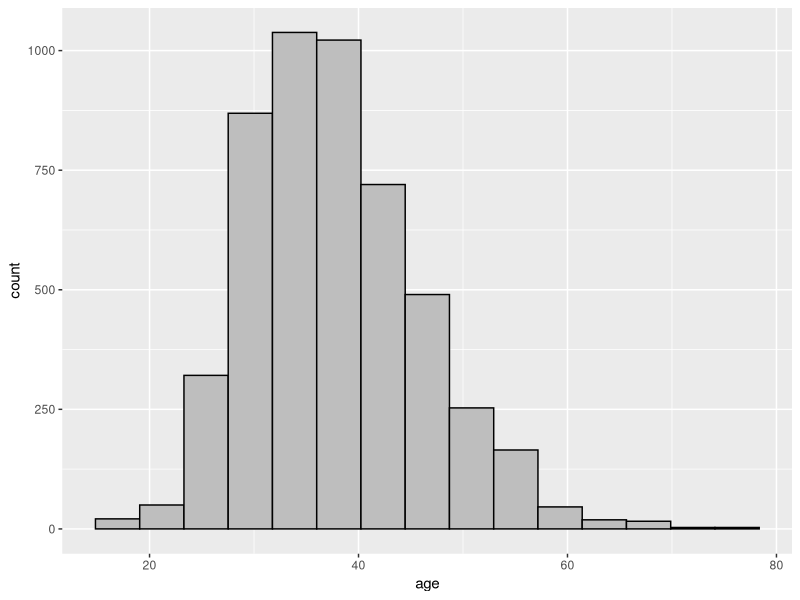
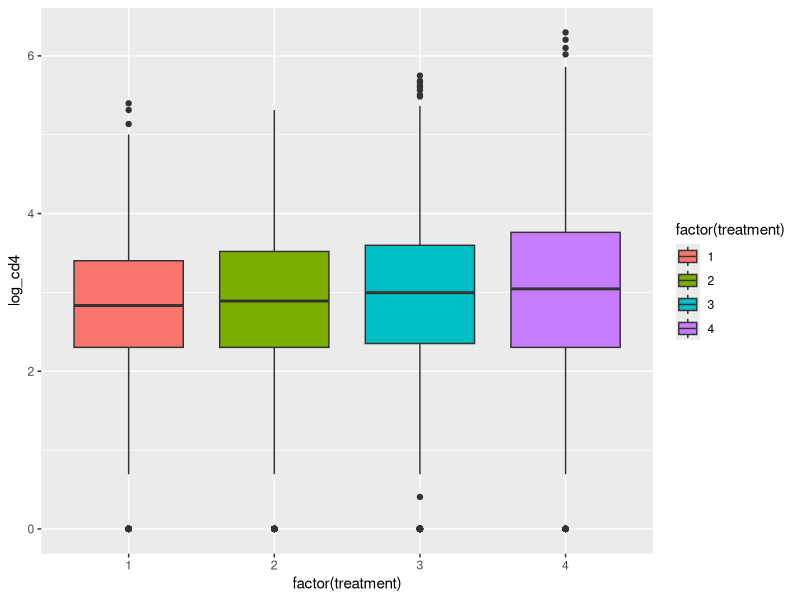
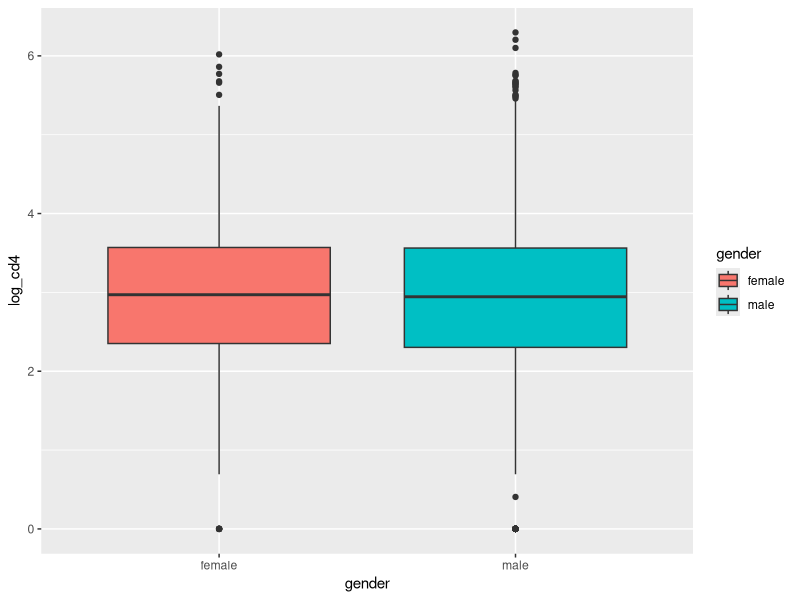
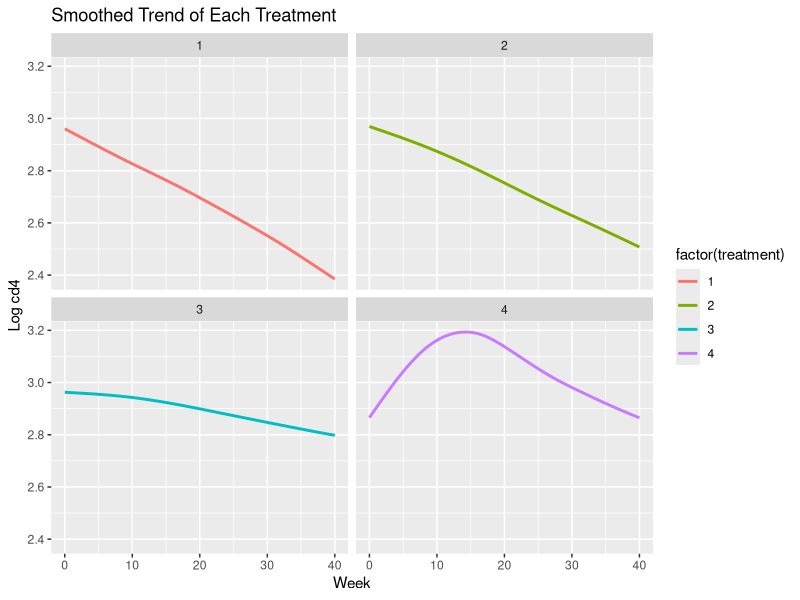
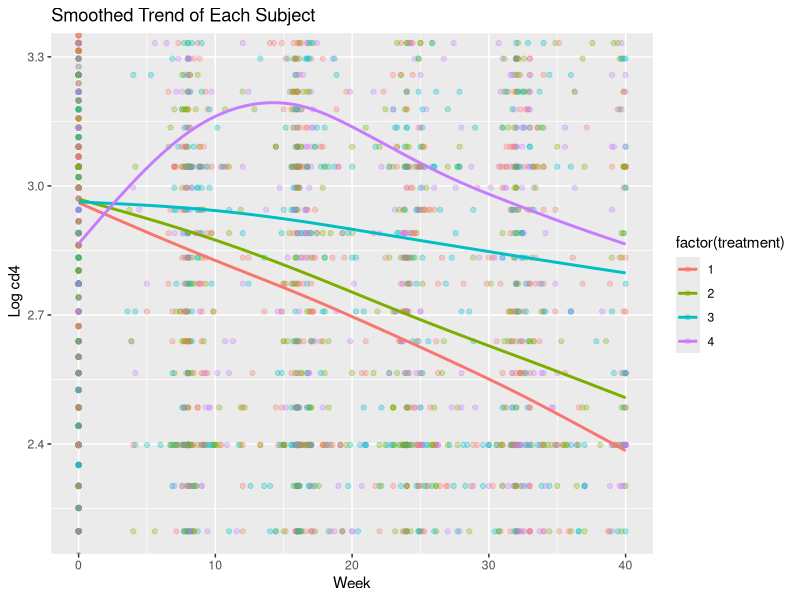
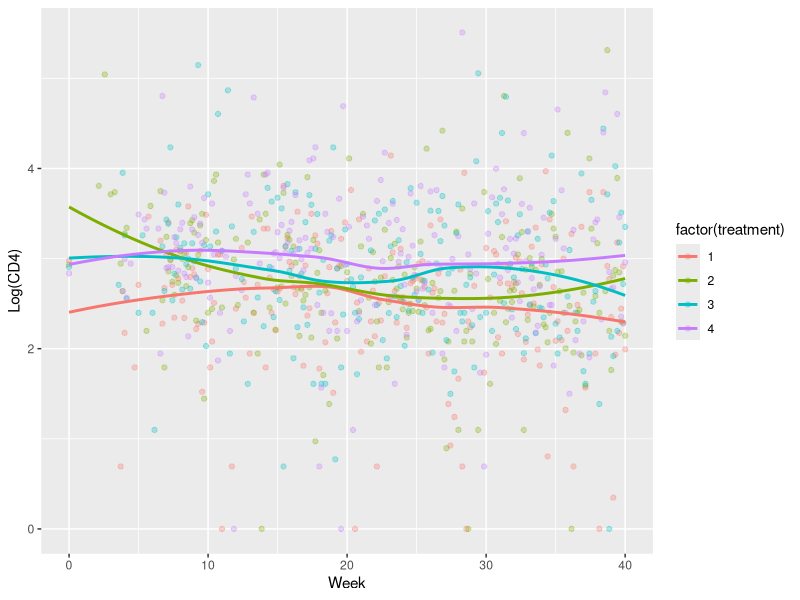
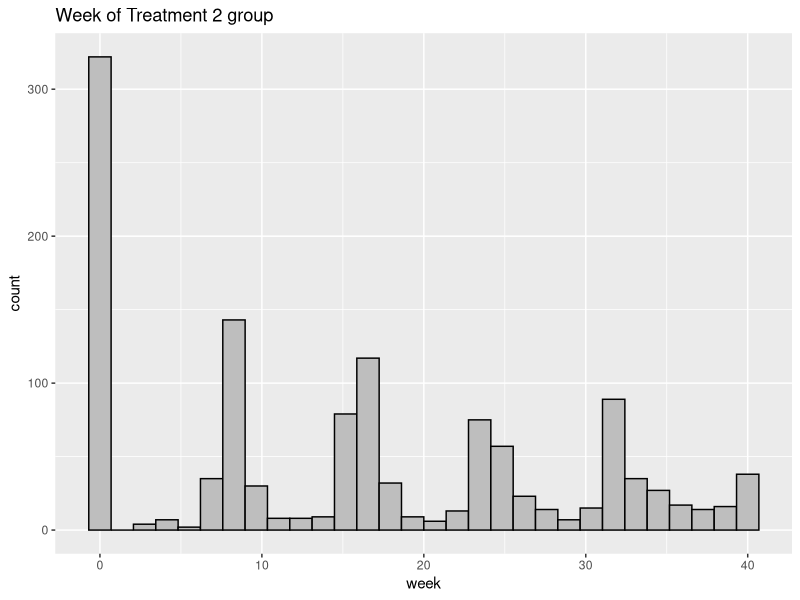
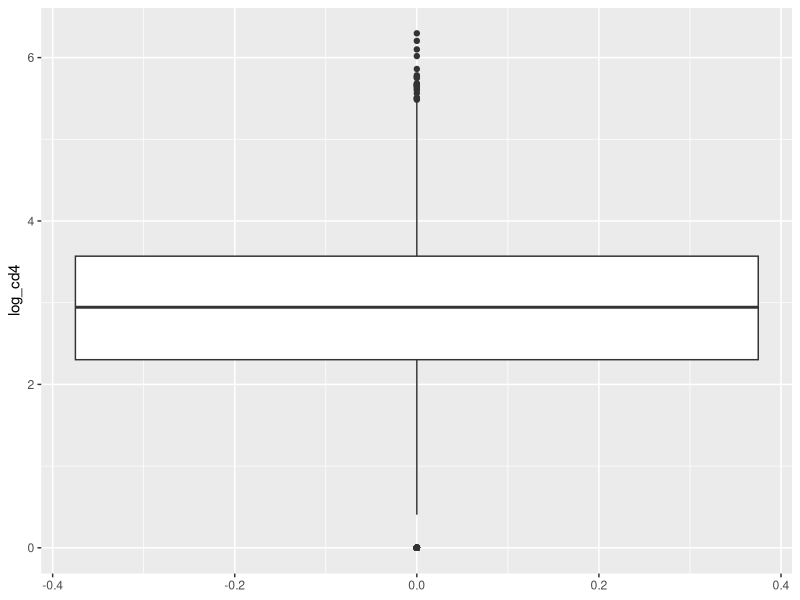

The R source for these figures, in order: (Note: a time limit stopped this script after it produced the figures.)
## ---- chunk 1
library(tidyverse)
library(nlme)
library(mgcv)
aids = read.csv("aids.csv")

glimpse(aids)
## ---- chunk 2
subjects = unique(aids$id)
subjects = max(subjects)
## ---- chunk 3
summary(aids)

aids %>% 
  summarize(mean_log_cd4 = mean(log_cd4, na.rm = TRUE), 
            stdev_log_cd4 = sd(log_cd4, na.rm = TRUE))
aids %>% 
  group_by(treatment) %>% 
  summarize(mean_log_cd4 = mean(log_cd4, na.rm = TRUE), 
            stdev_log_cd4 = sd(log_cd4, na.rm = TRUE))
## ---- chunk 4
# Distribution of Age
aids %>% 
  ggplot(aes(x = age)) + 
  geom_histogram(bins = 15, color = "black", fill = "gray")
## ---- chunk 5
# Distribution of people in each treatment group
table(aids$treatment)
round(prop.table(table(aids$treatment)), 2)
## ---- chunk 6
#Boxplot based on treatment group
aids %>% 
  ggplot(aes(x = factor(treatment), y = log_cd4, 
             fill = factor(treatment))) +
  geom_boxplot()
## ---- chunk 7
#Boxplot based on gender
aids %>% 
  ggplot(aes(x = gender, y = log_cd4, fill = gender)) +
  geom_boxplot()
## ---- chunk 8
# Mean log_cd4 per week of each treatment 

aids %>% 
 ggplot(aes(x = week, y = log_cd4,  color =  factor(treatment))) +  
 labs(title = "Smoothed Trend of Each Treatment",
      y = "Log cd4", x = "Week") +
 geom_smooth(se = FALSE) +
  facet_wrap(~treatment)

## ---- chunk 9

# Trends pf each subject per week separated by treatment
aids %>% 
 ggplot(aes(x = week, y = log_cd4, color = factor(treatment)))+
 geom_point(alpha = 0.3) +
 geom_smooth(se = FALSE) +
 coord_cartesian(ylim = c(2.2,3.3)) + 
 labs(title = "Smoothed Trend of Each Subject",
      y = " Log cd4", x = "Week")
## ---- chunk 10
aids %>% 
  group_by(treatment, week) %>% 
  summarize(mean_log_cd4 = mean(log_cd4, na.rm = TRUE)) %>% 
  ggplot(aes(x = week, y = mean_log_cd4, color = factor(treatment))) +
  geom_point(alpha = 0.3) +
  geom_smooth(method = "loess", se = FALSE) + 
  labs(x = "Week", y = "Log(CD4)")
## ---- chunk 11
aids %>%
  group_by(id) %>% 
  count() %>% 
  summary()
## ---- chunk 12
aids %>%
  group_by(treatment) %>% 
  distinct(id) %>% 
  count()
## ---- chunk 13
aids %>% 
  filter(treatment == 2) %>% 
  ggplot(aes(x = week)) +
  geom_histogram(color = "black", fill = "gray") +
  labs(title = "Week of Treatment 2 group")
## ---- chunk 14
aids %>% 
  ggplot(aes(y = log_cd4)) +
  geom_boxplot()
## ---- chunk 15
#outliers values
tibble(outliers = boxplot.stats(aids$log_cd4)$out )

#number of outliers 
observerd = tibble(r = boxplot.stats(aids$log_cd4)$out) %>% 
  nrow()

#expected number of outliers are
expected = nrow(aids) * .05
## ---- chunk 16

aids %>% 
  ggplot(aes(x = log_cd4)) +
   geom_histogram(bins = 15, color = "black", fill = "gray") +
   labs(title = "Histogram of Log_cd4")
  

## ---- chunk 17

# Standardized of log_cd4 with mean 0 and sd 1 
log_cd4 = aids$log_cd4

scaled = scale(log_cd4)
colMeans(scaled)
apply(scaled, 2, sd)

tibble(r = scaled) %>% 
  ggplot(aes(x = r)) +
  geom_histogram( color = "black", fill = "gray") +
  labs(title = "Standardized Histogram of Log_cd4")
## ---- chunk 18


aids = aids %>% 
  mutate(occasion = ceiling(week),
         gender = factor(gender, level = c("male", "female")),
         treatment = as.factor(treatment))


model1 = lme(log_cd4 ~ occasion + I(occasion^2) + 
               treatment + treatment:occasion + age + gender, data = aids,
             random = ~ occasion + I(occasion^2)| id,
             method = "REML")

summary(model1)
## ---- chunk 19
model1 = lme(log_cd4 ~ occasion + I(occasion^2) + 
             treatment:occasion + age + gender, data = aids,
             random = ~ occasion + I(occasion^2)| id,
             method = "REML")

summary(model1)
## ---- chunk 20
model_no_gender = lme(log_cd4 ~ occasion + I(occasion^2) + 
             treatment:occasion + treatment:I(occasion^2) +
               age, data = aids,
             random = ~ occasion + I(occasion^2)| id,
             method = "ML")

model = lme(log_cd4 ~ occasion + I(occasion^2) + 
             treatment:occasion + treatment:I(occasion^2) + age + gender, data = aids,
             random = ~ occasion + I(occasion^2)| id,
             method = "ML")

anova(model_no_gender, model)
## ---- chunk 21
model_interactions = lme(log_cd4 ~  occasion + I(occasion^2) + 
             treatment:occasion + treatment:I(occasion^2) + 
               age, data = aids,
             random = ~ occasion + I(occasion^2)| id,
             method = "ML")

model_without_interaction = lme(log_cd4 ~  occasion + I(occasion^2) + 
             age, data = aids,
             random = ~ occasion + I(occasion^2)| id,
             method = "ML")

anova(model_interactions, model_without_interaction)
## ---- chunk 22


model_no_gender = lme(log_cd4 ~ occasion + I(occasion^2) + 
             treatment:occasion + treatment:I(occasion^2)
               +  age, data = aids,
             random = ~ occasion + I(occasion^2)| id,
             method = "REML")
summary(model_no_gender)
## ---- chunk 23
model_linear = lme(log_cd4 ~ occasion  + 
             treatment:occasion +  age, data = aids,
             random = ~ occasion | id,
             method = "ML")

model_quadratic = lme(log_cd4 ~ occasion + I(occasion^2) + 
             treatment:occasion + treatment:I(occasion^2)
               +  age, data = aids,
             random = ~ occasion + I(occasion^2)| id,
             method = "ML")

summary(model_quadratic)

anova(model_linear, model_quadratic)
## ---- chunk 24
aids <- aids %>% 
    mutate(knot_term = if_else(occasion > 20, occasion, 0)) %>% 
    relocate(knot_term, .after = occasion)

ctrl <- lmeControl(opt = 'optim')
model_spline = lme(log_cd4 ~ occasion + 
             treatment:occasion + age + knot_term, data = aids,
             random = ~ occasion + knot_term| id,
             method = "ML",
             control = ctrl)
summary(model_spline)
## ---- chunk 25
anova(model_linear, model_spline)
## ---- chunk 26
aids <- aids %>% 
    mutate(knot_term1 = if_else(treatment == 4, occasion^2, 0)) %>% 
    relocate(knot_term1, .after = occasion)

ctrl <- lmeControl(opt = 'optim')
model_spline2 = lme(log_cd4 ~ occasion + 
             treatment:occasion + age + knot_term1, data = aids,
             random = ~ occasion | id,
             method = "ML",
             control = ctrl)
summary(model_spline2)

ctrl <- lmeControl(opt = 'optim')
model_spline1 = lme(log_cd4 ~ occasion + 
             treatment:occasion + age + knot_term1, data = aids,
             random = ~ occasion + knot_term1| id,
             method = "ML",
             control = ctrl)
summary(model_spline1)
## ---- chunk 27
anova(model_spline, model_spline1)
anova(model_linear, model_spline1)
## ---- chunk 28
anova(model_quadratic, model_spline1)
## ---- chunk 29
ctrl <- lmeControl(opt = 'optim')
model_quad_splines = lme(log_cd4 ~ occasion + I(occasion^2) + 
             treatment:occasion + age + knot_term1, data = aids,
             random = ~ occasion + I(occasion^2) + knot_term1| id,
             method = "ML",
             control = ctrl)
summary(model_quad_splines)
## ---- chunk 30
anova(model_quadratic, model_quad_splines)
